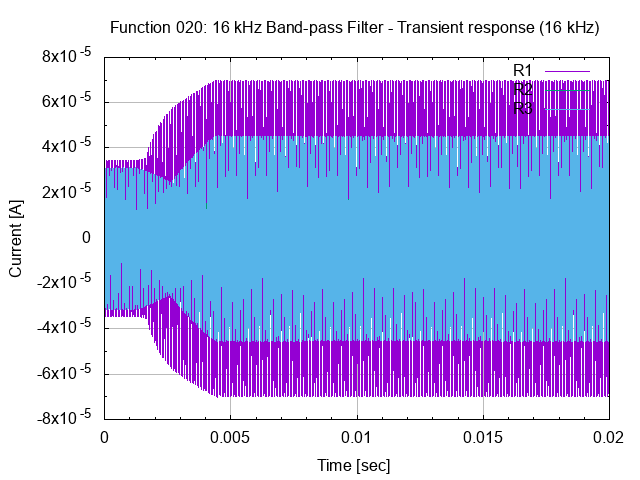

This chart was generated by the following gnuplot code:
# set terminal
set term png

# set graph
set output "26.020.00.02.01.png"
set title "Function 020: 16 kHz Band-pass Filter - Transient response (16 kHz)"

# setup Y-axis
set grid ytics lt 1 lw 1 lc rgb "#bbbbbb"
set mytics
set ylabel "Current [A]"

# setup X-axis
set grid xtics lt 1 lw 1 lc rgb "#bbbbbb"
set mxtics
set xrange [0:0.02]
set xlabel "Time [sec]"

# setup plot style
set style data lines
plot '26.020.00.02.01.dat' using 1:2 title "R1", \
     '26.020.00.02.01.dat' using 1:3 title "R2", \
     '26.020.00.02.01.dat' using 1:4 title "R3"

# set output back to default
set output

# reset terminal type
set terminal pop
